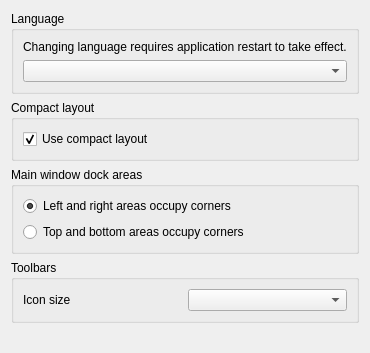
             <widget class="QWidget" name="lookAndFeelScrollWidget">
              <property name="geometry">
               <rect>
                <x>0</x>
                <y>0</y>
                <width>366</width>
                <height>353</height>
               </rect>
              </property>
              <layout class="QVBoxLayout" name="verticalLayout_31">
               <item>
                <widget class="QGroupBox" name="langGroup">
                 <property name="title">
                  <string>Language</string>
                 </property>
                 <layout class="QVBoxLayout" name="verticalLayout_30">
                  <item>
                   <widget class="QLabel" name="label">
                    <property name="text">
                     <string>Changing language requires application restart to take effect.</string>
                    </property>
                   </widget>
                  </item>
                  <item>
                   <widget class="QComboBox" name="langCombo">
                    <property name="cfg" stdset="0">
                     <string notr="true">General.Language</string>
                    </property>
                   </widget>
                  </item>
                 </layout>
                </widget>
               </item>
               <item>
                <widget class="QGroupBox" name="compactLayoutGroup">
                 <property name="title">
                  <string>Compact layout</string>
                 </property>
                 <layout class="QVBoxLayout" name="verticalLayout_32">
                  <item>
                   <widget class="QCheckBox" name="compactLayoutCheck">
                    <property name="toolTip">
                     <string>&lt;p&gt;Compact layout reduces all margins and spacing on the UI to minimum, making space for displaying more data. It makes the interface a little bit less aesthetic, but allows to display more data at once.&lt;/p&gt;</string>
                    </property>
                    <property name="text">
                     <string>Use compact layout</string>
                    </property>
                    <property name="checked">
                     <bool>true</bool>
                    </property>
                    <property name="cfg" stdset="0">
                     <string notr="true">General.CompactLayout</string>
                    </property>
                   </widget>
                  </item>
                 </layout>
                </widget>
               </item>
               <item>
                <widget class="QGroupBox" name="dockLayoutGroup">
                 <property name="title">
                  <string>Main window dock areas</string>
                 </property>
                 <layout class="QGridLayout" name="gridLayout_13">
                  <item row="0" column="0">
                   <widget class="ConfigRadioButton" name="dockLayoutVertical">
                    <property name="text">
                     <string>Left and right areas occupy corners</string>
                    </property>
                    <property name="icon">
                     <iconset resource="../icons.qrc">
                      <normaloff>:/icons/img/dock_layout_vertical.svg</normaloff>:/icons/img/dock_layout_vertical.svg</iconset>
                    </property>
                    <property name="checked">
                     <bool>true</bool>
                    </property>
                    <property name="cfg" stdset="0">
                     <string notr="true">General.DockLayout</string>
                    </property>
                    <property name="assignedValue" stdset="0">
                     <string notr="true">vertical</string>
                    </property>
                   </widget>
                  </item>
                  <item row="1" column="0">
                   <widget class="ConfigRadioButton" name="dockLeyoutHorizontal">
                    <property name="text">
                     <string>Top and bottom areas occupy corners</string>
                    </property>
                    <property name="icon">
                     <iconset resource="../icons.qrc">
                      <normaloff>:/icons/img/dock_layout_horizontal.svg</normaloff>:/icons/img/dock_layout_horizontal.svg</iconset>
                    </property>
                    <property name="cfg" stdset="0">
                     <string notr="true">General.DockLayout</string>
                    </property>
                    <property name="assignedValue" stdset="0">
                     <string notr="true">horizontal</string>
                    </property>
                   </widget>
                  </item>
                 </layout>
                </widget>
               </item>
               <item>
                <widget class="QGroupBox" name="toolbarsGroup">
                 <property name="title">
                  <string>Toolbars</string>
                 </property>
                 <layout class="QGridLayout" name="gridLayout_15">
                  <item row="0" column="0">
                   <widget class="QLabel" name="tbIconSizeLabel">
                    <property name="toolTip">
                     <string>&lt;html&gt;&lt;head/&gt;&lt;body&gt;&lt;p&gt;Expressed in percentage of default size.&lt;/p&gt;&lt;/body&gt;&lt;/html&gt;</string>
                    </property>
                    <property name="text">
                     <string>Icon size</string>
                    </property>
                   </widget>
                  </item>
                  <item row="0" column="1">
                   <widget class="QComboBox" name="tbIconSizeCombo">
                    <property name="toolTip">
                     <string>&lt;html&gt;&lt;head/&gt;&lt;body&gt;&lt;p&gt;Expressed in percentage of default size.&lt;/p&gt;&lt;/body&gt;&lt;/html&gt;</string>
                    </property>
                    <property name="cfg" stdset="0">
                     <string>General.ToolBarIconSize</string>
                    </property>
                    <property name="dataDrivenCombo" stdset="0">
                     <bool>true</bool>
                    </property>
                   </widget>
                  </item>
                 </layout>
                </widget>
               </item>
               <item>
                <spacer name="verticalSpacer_5">
                 <property name="orientation">
                  <enum>Qt::Orientation::Vertical</enum>
                 </property>
                 <property name="sizeHint" stdset="0">
                  <size>
                   <width>20</width>
                   <height>40</height>
                  </size>
                 </property>
                </spacer>
               </item>
              </layout>
             </widget>
